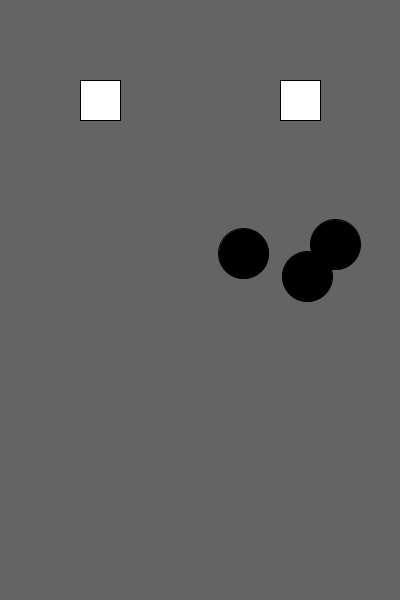
Frame 1 (no input)
Frame 60 (the mouse pressed at the canvas centre just before this capture): identical to frame 1, image omitted
Frame 120 (the mouse held since frame 60 and released just before this capture): identical to frame 1, image omitted

The Processing sketch that drew this single still picture (run headless with seeded random() and noise(); from frame 60 on, the mouse is pressed at the canvas centre):

// Processing sketch: ejemploClasesAula2
// ── ejemploClasesAula2.pde
//Aula aula, aula201, aula202;
Aula aula201;
//Profesor p1;
//Estudiante e1, e2;

void setup() {
  //////////////
  aula201 = new Aula();
  /////////////
  size(400, 600);
}

void draw() {
  aula201.actualizar();
  aula201.dibujar();

  //estudiante2.dibujar();

}

void keyPressed(){
  aula201.eventosDeTeclado();
}

// ── Aula.pde
class Aula {
  /////
  float tamanioX;
  
  //delcaro las instancias de mis clases (objetos)
  Profesor profe1, profe2;
  Estudiante estudiante1, estudiante2, estudiante3;
  
  //////

  Aula () {
    
    //inicializo los objetos, es decir, llamo a los constructores
    profe1 = new Profesor( 100, 100, 40 );
    profe2 = new Profesor( 300, 100, 40 );
    estudiante1 = new Estudiante();
    estudiante2 = new Estudiante();
    estudiante3 = new Estudiante();
    
  }
  
  void actualizar(){
    estudiante1.actualizar();
    estudiante1.moverConDrag();
    //
    estudiante2.actualizar();
    estudiante2.moverConDrag();
    //
    estudiante3.actualizar();
    estudiante3.moverConDrag();
  }
  
  void dibujar(){
    background( 100 );
    profe1.dibujar();
    profe2.dibujar();
    estudiante1.dibujar();
    estudiante2.dibujar();
    estudiante3.dibujar();
  }
  
  void eventosDeTeclado(){
    //aqui llamo a los metodos a ejecutarse con el teclado de mis objetos
  }
}

// ── Estudiante.pde
class Estudiante{
  
  float x, y, t;
  boolean drag, estoyDentro;
  
  Estudiante(){
    x = random(50, width-50);
    y = random( 150, height-50);
    t = 50;
  }
  
  void actualizar(){
    // 1) aqui actualizo la variable drag
    if( mousePressed ){
      drag = true;
    }else{
      drag = false;
    }
    //drag = mousePressed ? true : false;
    
    // 2) aqui actualizo la variable estoyDentro
    float d = dist( x, y, mouseX, mouseY );
    if( d < t/2 )
      estoyDentro = true;
    else
      estoyDentro = false;
    
    println( "drag: " + drag );
    println( "estoyDentro: " + estoyDentro );
  }
  
  void moverConDrag(){
    // 3) ejecuto el movimiento a partir de drag y estoyentro
    if( drag && estoyDentro ){
      x = mouseX;
      y = mouseY;
    }
  }
  
  void dibujar(){
    pushStyle();
    fill(0);
    circle( x, y, t );
    popStyle();
  }
  
  float calcularDistancia(){
    return 0;
  }
  
}

// ── Profesor.pde
class Profesor{
  
  float x, y, t;
  
  Profesor( float x_ , float y_, float t_ ){
    x = x_;
    y = y_;
    t = t_;
  }
  
  void actualizar(){
  
  }
  
  void dibujar(){
    pushStyle();
    rectMode( CENTER );
    rect( this.x, y, t, t );
    popStyle();
  }
  
  
}
